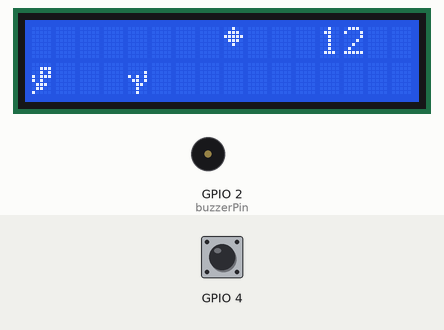
Bench run of a sketch on a simulated ESP32. Shown: 16×2 character LCD, buzzer (waves = sounding). The inputs (shaded band) are chosen by the test bench; at power-on: GPIO 4 HIGH. What the sketch prints to the serial monitor is not drawn.

Above: at 5.25 s.
5.3 s: GPIO 4 pulled LOW for 0.15 s
At 5.86 s:
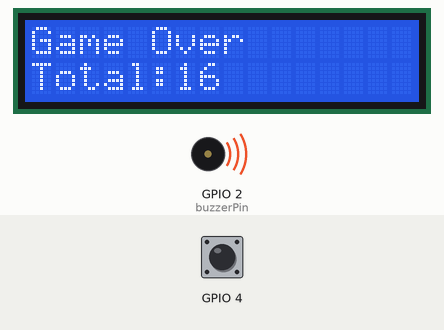
6.0 s: GPIO 4 pulled LOW for 1 s
At 6.7 s:
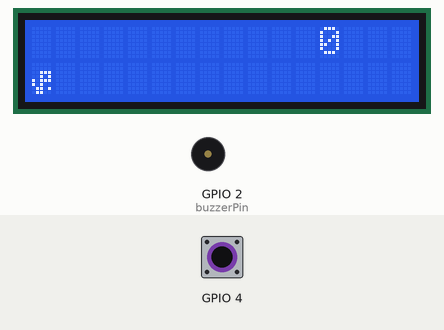
7.6 s: GPIO 4 pulled LOW for 0.15 s
At 8.05 s:
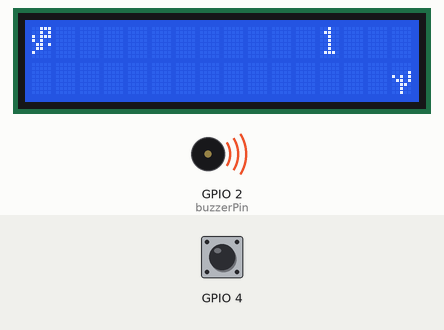
8.3 s: GPIO 4 pulled LOW for 3.2 s
At 8.47 s:
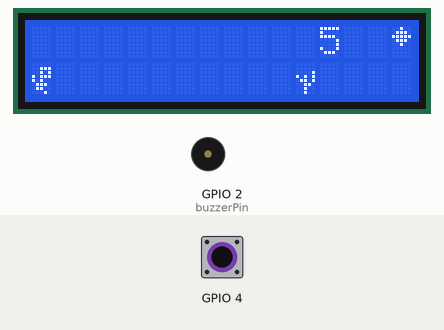
13.0 s: GPIO 4 pulsed LOW 2 times (0.12 s each, 0.3 s apart)
At 15.77 s:
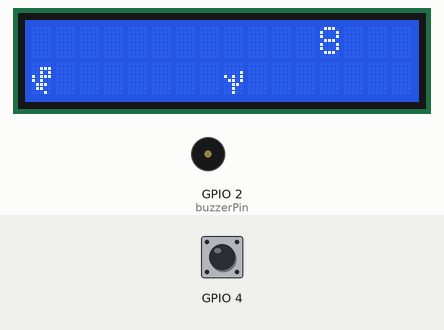
Timing chart, 0 to 17.6 s (numbered marks = the images above; inputs shaded):
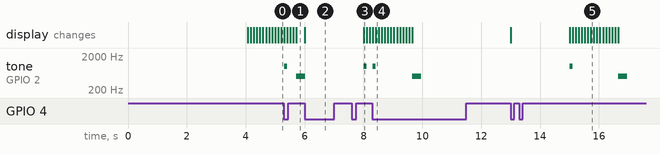

Measured:
- after the input at 5.3 s, tone on GPIO 2 (buzzerPin): silent → 1000 Hz at once, → silent 0.10 s later, → 500 Hz 0.32 s later; the display: first changes at once (image 1 shows a later state)
- after the input at 6.0 s, the display: changes at once (image 2)
- after the input at 7.6 s, tone on GPIO 2 (buzzerPin): silent → 1000 Hz after 0.41 s, → silent 0.10 s later; the display: changes after 0.41 s (image 3)
- after the input at 8.3 s, the display: first changes at once (image 4 shows a later state)
- after the input at 13.0 s, tone on GPIO 2 (buzzerPin): silent → 1000 Hz after 2.0 s, → silent 0.10 s later, → 500 Hz 1.6 s later, → silent 0.30 s later; the display: first changes at once (image 5 shows a later state)

The sketch:

Main.ino
```cpp
#include <LiquidCrystal.h>
#include "Dinosaurio.h"
#include "Cactus.h"
#include "Ave.h" // Incluir la nueva clase Ave

LiquidCrystal lcd(22, 23, 5, 18, 19, 21);
Dinosaurio dino;
Cactus cactus(16);
Ave ave(20); // Crear una instancia del ave con una posición inicial

byte dinoReposo[8] = {
      B00000,
      B00000,
      B00111,
      B00101,
      B10111,
      B10100,
      B01101,
      B01100
};
byte dinoCamina1[8] = {
      B00000,
      B00111,
      B00101,
      B10111,
      B10100,
      B01110,
      B01100,
      B00010
};
byte dinoCamina2[8] = {
      B00000,
      B00111,
      B00101,
      B10111,
      B10100,
      B01110,
      B01100,
      B10000
};
byte dinoSalta[8] = {
      B00111,
      B00101,
      B10111,
      B10100,
      B01101,
      B01100,
      B10000,
      B00000
};
byte cactus1[8] = {
      B00000,
      B00000,
      B00001,
      B10101,
      B01101,
      B00110,
      B00100,
      B00100
};
byte ave1[8] = {
    B00100,
    B01110,
    B11111,
    B01110,
    B00100,
    B00000,
    B00000,
    B00000
};

struct Button {
  const uint8_t PIN;
  bool pressed;
};

Button button1 = {4, false};
const int buzzerPin = 2; // Pin del buzzer

int velocidad = 100;
int puntaje = 0;
bool juegoActivo = true;
bool estadoFinalMostrado = false; // Nueva variable para controlar la actualización de la pantalla

void IRAM_ATTR isr() {
  button1.pressed = true;
}

void setup() {
  lcd.begin(16, 2);
  Serial.begin(115200);
  Serial.println("test");

  pinMode(button1.PIN, INPUT_PULLUP);
  attachInterrupt(button1.PIN, isr, FALLING);

  pinMode(buzzerPin, OUTPUT); // Configuramos el pin del buzzer como salida

  lcd.createChar(0, dinoReposo);
  lcd.createChar(1, dinoCamina1);
  lcd.createChar(2, dinoCamina2);
  lcd.createChar(3, dinoSalta);
  lcd.createChar(4, cactus1);
  lcd.createChar(5, ave1); // Crear el nuevo carácter para el ave

  lcd.setCursor(12, 0);
  lcd.print(puntaje);

  lcd.setCursor(0, 1);
  lcd.write(byte(0));

  delay(4000);
}

void mostrarEstadoFinal() {
  lcd.clear();
  lcd.setCursor(0, 0);
  lcd.print("Game Over");
  lcd.setCursor(0, 1);
  lcd.print("Total:");
  lcd.print(puntaje);
  tone(buzzerPin, 500, 300); // Sonido de pérdida a 500 Hz por 1 segundo
  estadoFinalMostrado = true; // Actualizamos la variable para indicar que el estado final ha sido mostrado
}

void reiniciarJuego() {
  juegoActivo = true;
  puntaje = 0;
  cactus = Cactus(16); // Reiniciar la posición del cactus
  dino = Dinosaurio(); // Reiniciar el estado del dinosaurio
  ave = Ave(20); // Reiniciar la posición del ave
  lcd.clear();
  lcd.setCursor(12, 0);
  lcd.print(puntaje);
  lcd.setCursor(0, 1);
  lcd.write(byte(0));
  delay(2000);
  estadoFinalMostrado = false; // Reiniciamos la variable para permitir futuras actualizaciones
}

void loop() {
  if (juegoActivo) {
    // Se borra la pantalla
    lcd.clear();

    // Se pinta la pantalla
    if (button1.pressed) {
      dino.saltar();
      lcd.setCursor(0, 0);
      tone(buzzerPin, 1000, 100); // Hacemos sonar el buzzer a 1000 Hz por 200 ms
      button1.pressed = false;
    } else {
      lcd.setCursor(0, 1);
      dino.caminar();
    }

    lcd.write(byte(dino.obtenerEstado()));

    cactus.mover();
    lcd.setCursor(cactus.obtenerPosicion(), 1);
    lcd.write(byte(4));

    ave.mover();
    lcd.setCursor(ave.obtenerPosicion(), 0); // Colocamos el ave en la primera fila
    lcd.write(byte(5));

    // Comprobar la colision con el cactus
    if (dino.obtenerPosicion() == 0 && cactus.obtenerPosicion() == 0) {
      Serial.println("Colision!");
      juegoActivo = false;
    }

    // Comprobar la colision con el ave
    if (dino.obtenerPosicion() == 0 && ave.obtenerPosicion() == 0 && dino.obtenerEstado() == 3) { // El estado 3 es cuando el dinosaurio está en el aire
      Serial.println("Colision con ave!");
      juegoActivo = false;

    } else {
      puntaje++;
    }

    lcd.setCursor(12, 0);
    lcd.print(puntaje);
    delay(velocidad);
  } else {
    if (!estadoFinalMostrado) {
      mostrarEstadoFinal();
    }
    if (button1.pressed) {
      button1.pressed = false;
      reiniciarJuego();
    }
  }
}
```

Ave.cpp
```cpp
#include "Ave.h"

Ave::Ave(int posicionInicial) {
  x = posicionInicial;
}

void Ave::mover() {
  if(x > 0) {
    x = x - 1;
  }
  else {
    x = 20;
  }
}

int Ave::obtenerPosicion() {
  return x;
}
```

Ave.h
```cpp
#ifndef Ave_h
#define Ave_h
#include "Arduino.h"

class Ave {
  private:
    int x;

  public:
    Ave(int posicionInicial);
    void mover();
    int obtenerPosicion();
};

#endif
```

Cactus.cpp
```cpp
#include "Cactus.h"

Cactus::Cactus(int posicionInicial) {
  x = posicionInicial;
}

void Cactus::mover() {
  if(x > 0) {
    x = x - 1;
  }
  else {
    x = 16;
  }
}

int Cactus::obtenerPosicion() {
  return x;
}
```

Cactus.h
```cpp
#ifndef Cactus_h
#define Cactus_h
#include "Arduino.h"

class Cactus {
  private:
    int x;

  public:
    Cactus(int posicionInicial);
    void mover();
    int obtenerPosicion();
};

#endif
```

Dinosaurio.cpp
```cpp
#include "Dinosaurio.h"

Dinosaurio::Dinosaurio() {
  estado = 0;
  y = 0;
}

void Dinosaurio::caminar() {
    y = 0;
    if(estado == 1) {
      estado = 2;
    }
    else {
      estado = 1;
    }
}

void Dinosaurio::saltar() {
  y = 1;
  estado = 3;
}

int Dinosaurio::obtenerEstado() {
  return estado;
}

int Dinosaurio::obtenerPosicion() {
  return y;
}
```

Dinosaurio.h
```cpp
#ifndef Dinosaurio_h
#define Dinosaurio_h
#include "Arduino.h"

class Dinosaurio {
  private:
    int estado;
    int x, y;


  public:
    Dinosaurio();
    int obtenerEstado();
    void caminar();
    void saltar();
    int obtenerPosicion();
};

#endif
```
